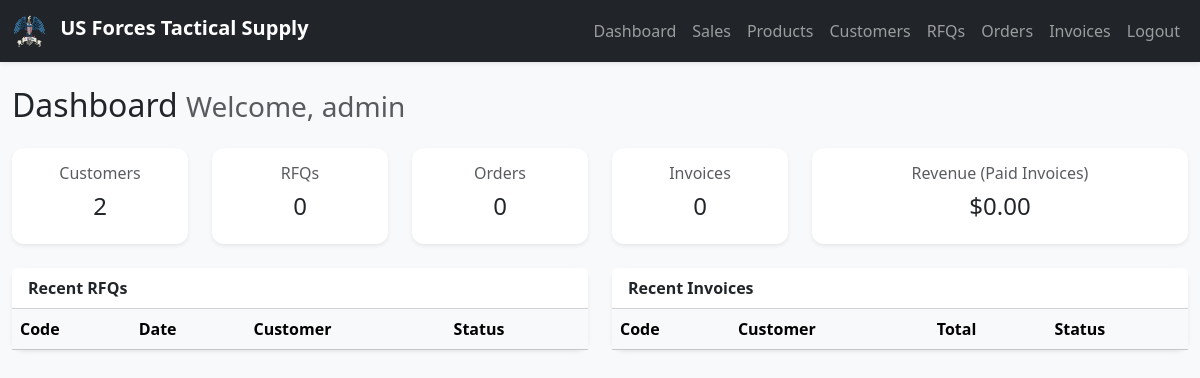
Before: /public/dashboard.php (signed in) with the older database file.
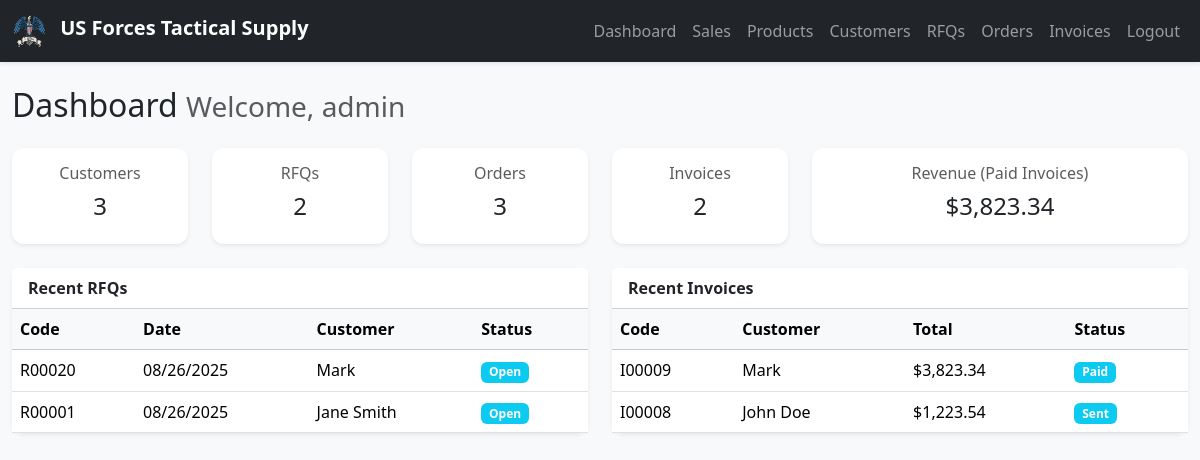
After: the same page with the newer database file.
### tables this page shows
CREATE TABLE `rfqs` (
  `id` int(11) NOT NULL,
  `code` varchar(20) DEFAULT NULL,
  `customer_id` int(11) NOT NULL,
  `status` enum('Open','Won','Lost') DEFAULT 'Open',
  `total_price` decimal(12,2) DEFAULT 0.00,
  `created_at` timestamp NOT NULL DEFAULT current_timestamp()
);

CREATE TABLE `customers` (
  `id` int(11) NOT NULL,
  `code` varchar(20) DEFAULT NULL,
  `name` varchar(100) NOT NULL,
  `company` varchar(150) DEFAULT NULL,
  `email` varchar(100) DEFAULT NULL,
  `phone` varchar(50) DEFAULT NULL,
  `tax_id` varchar(50) DEFAULT NULL,
  `address` text DEFAULT NULL,
  `created_at` timestamp NOT NULL DEFAULT current_timestamp()
);

CREATE TABLE `invoices` (
  `id` int(11) NOT NULL,
  `code` varchar(20) DEFAULT NULL,
  `order_id` int(11) NOT NULL,
  `status` enum('Draft','Sent','Paid','Overdue') DEFAULT 'Draft',
  `total_amount` decimal(12,2) DEFAULT 0.00,
  `due_date` date DEFAULT NULL,
  `paid_date` date DEFAULT NULL,
  `created_at` date NOT NULL DEFAULT current_timestamp()
);

### includes/auth.php (called while the page is built, shortened)
<?php
function is_logged_in()
{
    return isset($_SESSION['user_id']);
}

### public/dashboard.php (the view, shortened to what this page needs)
<?php
include("../templates/header.php");
include("../templates/navbar.php");
include("../includes/auth.php");
$total_customers = mysqli_fetch_row(mysqli_query($conn, "SELECT COUNT(*) FROM customers"))[0];
$total_rfqs = mysqli_fetch_row(mysqli_query($conn, "SELECT COUNT(*) FROM rfqs"))[0];
$total_orders = mysqli_fetch_row(mysqli_query($conn, "SELECT COUNT(*) FROM orders"))[0];
$total_invoices = mysqli_fetch_row(mysqli_query($conn, "SELECT COUNT(*) FROM invoices"))[0];
$total_revenue = mysqli_fetch_row(mysqli_query($conn, "SELECT IFNULL(SUM(total_amount),0) FROM invoices WHERE status='Paid'"))[0];
$recent_rfqs = mysqli_query($conn, "
    SELECT r.id, r.code, r.created_at, r.status, c.name AS customer
    FROM rfqs r
    JOIN customers c ON r.customer_id=c.id
    ORDER BY r.id DESC LIMIT 5
");
$recent_invoices = mysqli_query($conn, "
    SELECT i.id, i.code, i.total_amount, i.status, i.created_at, c.name AS customer
    FROM invoices i
    JOIN orders o ON i.order_id=o.id
    JOIN customers c ON o.customer_id=c.id
    ORDER BY i.id DESC LIMIT 5
");
?>
<div class="container-fluid mt-4">
    <h2 class="mb-4">
        Dashboard
        <?php if (is_logged_in()) { ?>
            <small class="text-muted">Welcome, <?= htmlspecialchars($_SESSION['username']) ?></small>
        <?php } ?>
    </h2>
    <div class="row g-4 mb-4">
        <div class="col-md-2 col-6">
            <div class="card shadow-sm border-0 text-center">
                <div class="card-body">
                    <h6 class="text-muted">Customers</h6>
                    <h4><?= $total_customers ?></h4>
                </div>
            </div>
        </div>
        <div class="col-md-2 col-6">
            <div class="card shadow-sm border-0 text-center">
                <div class="card-body">
                    <h6 class="text-muted">RFQs</h6>
                    <h4><?= $total_rfqs ?></h4>
                </div>
            </div>
        </div>
        <div class="col-md-2 col-6">
            <div class="card shadow-sm border-0 text-center">
                <div class="card-body">
                    <h6 class="text-muted">Orders</h6>
                    <h4><?= $total_orders ?></h4>
                </div>
            </div>
        </div>
        <div class="col-md-2 col-6">
            <div class="card shadow-sm border-0 text-center">
                <div class="card-body">
                    <h6 class="text-muted">Invoices</h6>
                    <h4><?= $total_invoices ?></h4>
                </div>
            </div>
        </div>
        <div class="col-md-4 col-12">
            <div class="card shadow-sm border-0 text-center">
                <div class="card-body">
                    <h6 class="text-muted">Revenue (Paid Invoices)</h6>
                    <h4>$<?= number_format($total_revenue, 2) ?></h4>
                </div>
            </div>
        </div>
    </div>
    <div class="row g-4">
        <div class="col-md-6">
            <div class="card shadow-sm border-0">
                <div class="card-header bg-white fw-bold">Recent RFQs</div>
                <div class="card-body p-0">
                    <table class="table mb-0 table-hover align-middle">
                        <thead class="table-light">
                            <tr>
                                <th>Code</th>
                                <th>Date</th>
                                <th>Customer</th>
                                <th>Status</th>
                            </tr>
                        </thead>
                        <tbody>
                            <?php while ($r = mysqli_fetch_assoc($recent_rfqs)) { ?>
                                <tr onclick="window.location='../modules/rfq_edit.php?id=<?= $r['id'] ?>'"
                                    style="cursor:pointer;">
                                    <td><?= $r['code'] ?></td>
                                    <td><?= date("m/d/Y", strtotime($r['created_at'])) ?></td>
                                    <td><?= htmlspecialchars($r['customer']) ?></td>
                                    <td><span class="badge bg-info"><?= $r['status'] ?></span></td>
                                </tr>
                            <?php } ?>
                        </tbody>
                    </table>
                </div>
            </div>
        </div>
        <div class="col-md-6">
            <div class="card shadow-sm border-0">
                <div class="card-header bg-white fw-bold">Recent Invoices</div>
                <div class="card-body p-0">
                    <table class="table mb-0 table-hover align-middle">
                        <thead class="table-light">
                            <tr>
                                <th>Code</th>
                                <th>Customer</th>
                                <th>Total</th>
                                <th>Status</th>
                            </tr>
                        </thead>
                        <tbody>
                            <?php while ($i = mysqli_fetch_assoc($recent_invoices)) { ?>
                                <tr onclick="window.location='../modules/view_invoice.php?id=<?= $i['id'] ?>'"
                                    style="cursor:pointer;">
                                    <td><?= $i['code'] ?></td>
                                    <td><?= htmlspecialchars($i['customer']) ?></td>
                                    <td>$<?= number_format($i['total_amount'], 2) ?></td>
                                    <td><span class="badge bg-info"><?= $i['status'] ?></span></td>
                                </tr>
                            <?php } ?>
                        </tbody>
                    </table>
                </div>
            </div>
        </div>
    </div>
</div>
<?php include("../templates/footer.php"); ?>

### templates/header.php (shortened to what this page needs)
<!DOCTYPE html>
<html lang="en">
<head>
    <link href="https://cdn.jsdelivr.net/npm/bootstrap@5.3.2/dist/css/bootstrap.min.css" rel="stylesheet">
    <link rel="stylesheet" href="https://cdn.jsdelivr.net/npm/bootstrap-icons@1.11.3/font/bootstrap-icons.min.css">
    <link href="/crm/assets/style.css" rel="stylesheet">
</head>
<body class="bg-light">

### templates/navbar.php (shortened to what this page needs)
<nav class="navbar navbar-expand-lg navbar-dark bg-dark shadow-sm">
    <div class="container-fluid">
        <a class="navbar-brand fw-bold" href="/crm/public/dashboard.php">
            <img src="/crm/assets/USFTS.png" alt="Logo" width="35" height="35"
                class="d-inline-block align-text-top me-2">
            US Forces Tactical Supply
        </a>
        <div class="collapse navbar-collapse" id="navbarNav">
            <ul class="navbar-nav ms-auto">
                <li class="nav-item"><a class="nav-link" href="/crm/public/dashboard.php">Dashboard</a></li>
                <li class="nav-item"><a class="nav-link" href="/crm/modules/sales.php">Sales</a></li>
                <li class="nav-item"><a class="nav-link" href="/crm/modules/products.php">Products</a></li>
                <li class="nav-item"><a class="nav-link" href="/crm/modules/customers.php">Customers</a></li>
                <li class="nav-item"><a class="nav-link" href="/crm/modules/rfqs.php">RFQs</a></li>
                <li class="nav-item"><a class="nav-link" href="/crm/modules/orders.php">Orders</a></li>
                <li class="nav-item"><a class="nav-link" href="/crm/modules/invoices.php">Invoices</a></li>
                <li class="nav-item"><a class="nav-link" href="/crm/public/logout.php">Logout</a></li>
            </ul>
        </div>
    </div>
</nav>

### templates/footer.php (shortened to what this page needs)
</body>
</html>

### assets/style.css (style rules this page uses)
body { font-family: 'Segoe UI', Tahoma, sans-serif; }
.card { border-radius: 12px; }

Changed rows visible on the page:
added rfqs: code "R00020", created_at "08/26/2025", customer.name "Mark", status "Open"
added rfqs: code "R00001", created_at "08/26/2025", customer.name "Jane Smith", status "Open"
added invoices: code "I00009", customers.name "Mark", total_amount "3,823.34", status "Paid"
added invoices: code "I00008", customers.name "John Doe", total_amount "1,223.54", status "Sent"
Other visible differences:
$total_customers: "2" → "3"
$total_rfqs: "0" → "2"
$total_orders: "0" → "3"
$total_invoices: "0" → "2"
$total_revenue: "0.00" → "3,823.34"
